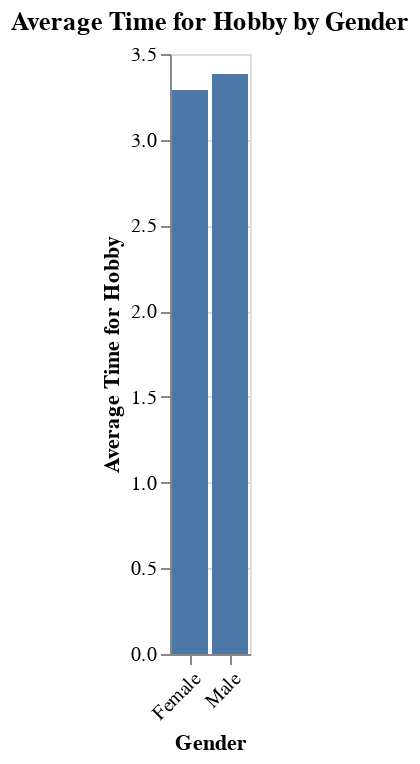

Notebook code cell kept with this figure:
### Code cell
# Calculate average `TIME_FOR_HOBBY` by `GENDER_Male`
avg_hobby_time_by_gender = df.groupby('GENDER')['TIME_FOR_HOBBY'].mean()


# Print the average `TIME_FOR_HOBBY` by `GENDER_Male`
print("\nAverage time for hobby by gender:")
print(avg_hobby_time_by_gender.to_markdown(numalign="left", stralign="left"))


# Create a bar plot of average `TIME_FOR_HOBBY` by `GENDER_Male`
chart3 = alt.Chart(avg_hobby_time_by_gender.reset_index(), title='Average Time for Hobby by Gender').mark_bar().encode(
    x=alt.X('GENDER:N', axis=alt.Axis(title='Gender', labelAngle=-45)),
    y=alt.Y('TIME_FOR_HOBBY:Q', axis=alt.Axis(title='Average Time for Hobby')),
    tooltip=['GENDER', 'TIME_FOR_HOBBY']
).interactive()

# Show the chart
chart3.show()

### Figure 1 — Vega-Lite specification as saved in the notebook (floating-point values rounded to 4 significant figures)
{"config": {"view": {"continuousWidth": 300, "continuousHeight": 300}}, "data": {"name": "data-8f8c21e0bd0cc9395a7ecf3f3b7e98d5"}, "mark": {"type": "bar"}, "encoding": {"tooltip": [{"field": "GENDER", "type": "nominal"}, {"field": "TIME_FOR_HOBBY", "type": "quantitative"}], "x": {"axis": {"labelAngle": -45, "title": "Gender"}, "field": "GENDER", "type": "nominal"}, "y": {"axis": {"title": "Average Time for Hobby"}, "field": "TIME_FOR_HOBBY", "type": "quantitative"}}, "params": [{"name": "param_1", "select": {"type": "interval", "encodings": ["x", "y"]}, "bind": "scales"}], "title": "Average Time for Hobby by Gender", "$schema": "https://vega.github.io/schema/vega-lite/v5.17.0.json", "datasets": {"data-8f8c21e0bd0cc9395a7ecf3f3b7e98d5": [{"GENDER": "Female", "TIME_FOR_HOBBY": 3.291}, {"GENDER": "Male", "TIME_FOR_HOBBY": 3.384}]}}
